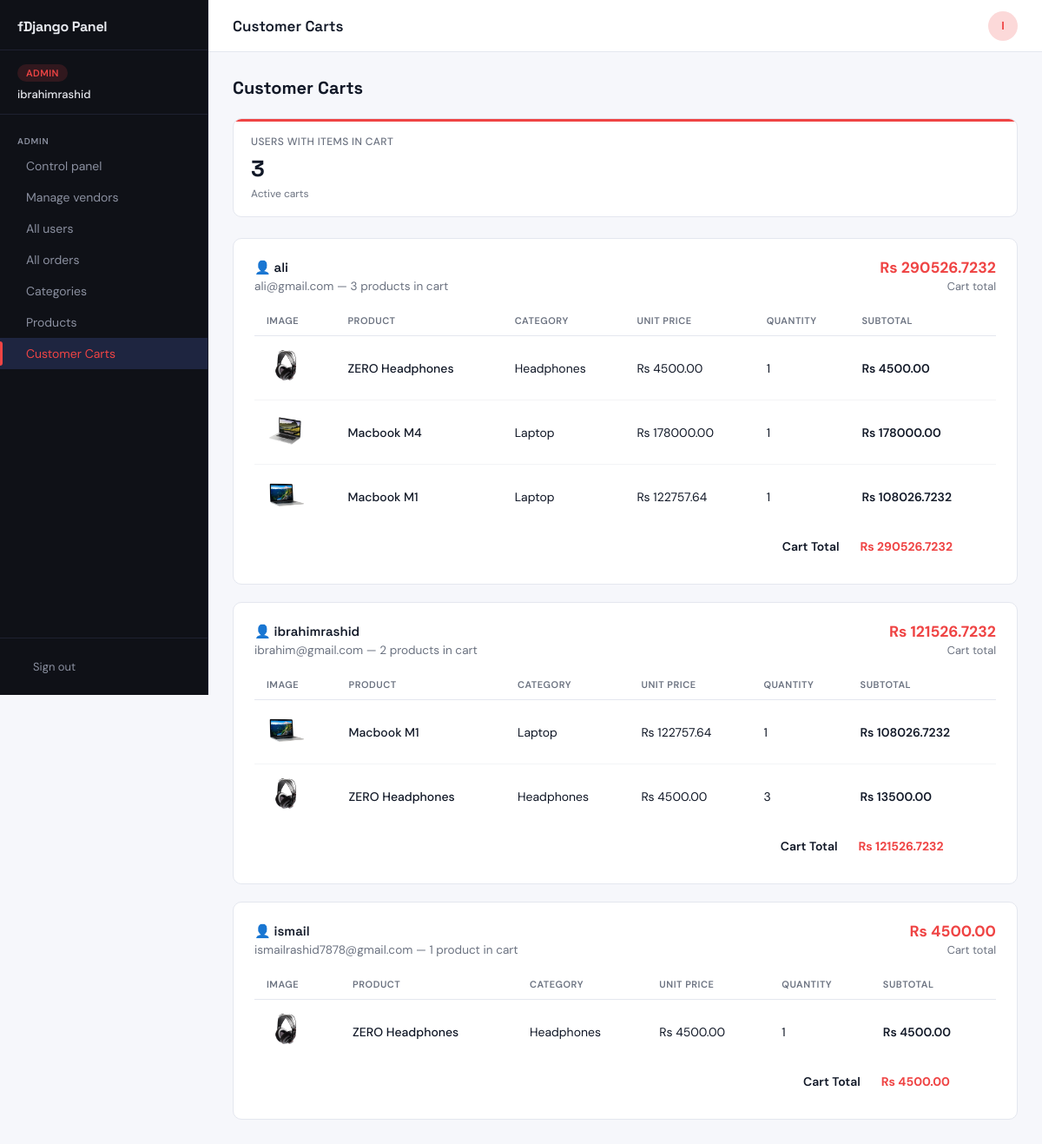
The app's page /panel/vendor/carts/ (signed in) with its own data.
### app/models.py (models this page shows, shortened)
class CustomUser(AbstractBaseUser, PermissionsMixin):
    ROLE_CHOICES = [
        ('customer', 'Customer'),
        ('vendor',   'Vendor'),
        ('admin',    'Admin'),
    ]
    VENDOR_STATUS_CHOICES = [
        ('not_vendor', 'Not a Vendor'),
        ('pending', 'Pending Approval'),
        ('approved', 'Approved'),
        ('rejected', 'Rejected'),
        ('suspended', 'Suspended'),
    ]
    email      = models.EmailField(unique=True)
    username   = models.CharField(max_length=150, unique=True)
    first_name = models.CharField(max_length=30, blank=True)
    last_name  = models.CharField(max_length=30, blank=True)
    is_active  = models.BooleanField(default=True)
    is_staff   = models.BooleanField(default=False)
    role        = models.CharField(max_length=20, choices=ROLE_CHOICES, default='customer')
    is_approved = models.BooleanField(default=False)  # admin approves vendors (deprecated, use vendor_status)
    vendor_status = models.CharField(max_length=20, choices=VENDOR_STATUS_CHOICES, default='not_vendor')
    vendor_approved_at = models.DateTimeField(null=True, blank=True)
    vendor_approved_by = models.ForeignKey('self', null=True, blank=True, on_delete=models.SET_NULL, related_name='approved_vendors')
    vendor_rejection_reason = models.TextField(null=True, blank=True)
    vendor_suspended_at = models.DateTimeField(null=True, blank=True)
    objects = CustomUserManager()
    USERNAME_FIELD  = "email"
    REQUIRED_FIELDS = []

class Cart(models.Model):
    user=models.ForeignKey(settings.AUTH_USER_MODEL, on_delete=models.CASCADE)
    product = models.ForeignKey(Product, on_delete=models.CASCADE)
    quantity = models.PositiveIntegerField(default=1)
    class Meta:
        unique_together = ('product','user')
    @property
    def subtotal(self):
        return self.quantity * self.product.discounted_price()

class Product(models.Model):
    domain = models.ForeignKey(SiteProfile, on_delete=models.CASCADE, related_name='products',null=True,blank=True)
    site=models.ForeignKey(SiteProfile,on_delete=models.CASCADE,null=True,blank=True)
    name = models.CharField(max_length=200)
    category = models.ForeignKey(Category, on_delete=models.CASCADE)
    vendor = models.ForeignKey(settings.AUTH_USER_MODEL, on_delete=models.CASCADE, related_name='products',null=True,blank=True)
    stock_qty = models.PositiveIntegerField(default=0)
    image = models.ImageField(upload_to='products/',null=True,blank=True)
    price = models.DecimalField(max_digits=10, decimal_places=2)
    company = models.CharField(max_length=100,default='Generic')
    description = models.TextField(default='No description available.')
    has_discount = models.BooleanField(default=False)
    discount_percent = models.PositiveIntegerField(blank=True, null=True)
    discount_start_date = models.DateTimeField(blank=True, null=True)
    discount_end_date = models.DateTimeField(blank=True, null=True)
    @property
    def discount_active(self):
        if not self.discount_start_date or not self.discount_end_date:
            return False
        now = timezone.now()
        return self.has_discount and self.discount_start_date <= now <= self.discount_end_date
    is_new = models.BooleanField(default=False)
    def discounted_price(self):
        if self.has_discount and self.discount_percent:
            return self.price - (self.price * self.discount_percent / 100)
        return self.price

class Category(models.Model):
    domain = models.ForeignKey(SiteProfile, on_delete=models.CASCADE, related_name='categories',null=True,blank=True)
    vendor = models.ForeignKey(settings.AUTH_USER_MODEL, on_delete=models.CASCADE, related_name='categories', null=True, blank=True)
    name = models.CharField(max_length=100)
    class Meta:
        pass

### app/views.py (the view)
# urls.py: path('panel/vendor/carts/',                            views.view_carts, name='view_carts'),
def view_carts(request):
    if not request.user.is_authenticated:
        return redirect('panel_login')
    if request.user.role == 'customer':
        return redirect('shop')
    if request.user.role == 'vendor':
        if request.user.vendor_status != 'approved':
            from django.contrib import messages as flash
            flash.error(request, 'You must be an approved vendor to access this page.')
            return redirect('panel_login')
        cart_items = Cart.objects.filter(
            product__vendor=request.user
        ).select_related('user', 'product').order_by('user__username')
    else:
        cart_items = Cart.objects.select_related('user', 'product').order_by('user__username')
    from collections import defaultdict
    carts_by_user = defaultdict(list)
    for item in cart_items:
        carts_by_user[item.user].append(item)
    cart_data = []
    for user, items in carts_by_user.items():
        total = sum(item.subtotal for item in items)
        cart_data.append({
            'user':  user,
            'items': items,
            'total': total,
            'count': len(items),
        })
    return render(request, 'custom_admin_templates/view_carts.html', {
        'cart_data':   cart_data,
        'total_carts': len(cart_data),
    })

### app/views.py (called while the page is built)
def current_site_profile(request):
    site=get_current_site(request)
    site_profile=SiteProfile.objects.get(site=site)
    return {'site_profile': site_profile}

### templates/custom_admin_templates/view_carts.html (shortened to what this page needs)
{% extends 'custom_admin_templates/base.html' %}
{% load static %}
{% block page_title %}Customer Carts{% endblock %}
{% block content %}
<div class="page-header">
  <h2>Customer Carts</h2>
</div>
<div class="stats-grid" style="margin-bottom:24px;">
  <div class="stat-card">
    <p class="stat-label">Users with items in cart</p>
    <p class="stat-value">{{ total_carts }}</p>
    <p class="stat-sub">Active carts</p>
  </div>
</div>
{% if not cart_data %}
  <div class="card" style="text-align:center; padding:40px;">
    <p style="color:var(--text-secondary); font-size:1.1rem;">
      No items in any cart right now.
    </p>
  </div>
{% else %}
  {% for cart in cart_data %}
  <div class="card" style="margin-bottom:20px;">
    <div class="page-header" style="margin-bottom:14px;">
      <div>
        <p class="card-title" style="margin:0;">
          👤 {{ cart.user.username }}
        </p>
        <p style="margin:4px 0 0; color:var(--text-secondary); font-size:0.85rem;">
          {{ cart.user.email }} — {{ cart.count }} product{{ cart.count|pluralize }} in cart
        </p>
      </div>
      <div style="text-align:right;">
        <p style="font-weight:700; font-size:1.1rem; color:var(--accent);">
          Rs {{ cart.total }}
        </p>
        <p style="margin:2px 0 0; color:var(--text-secondary); font-size:0.8rem;">
          Cart total
        </p>
      </div>
    </div>
    <div class="table-wrap">
      <table class="data-table">
        <thead>
          <tr>
            <th>Image</th>
            <th>Product</th>
            <th>Category</th>
            <th>Unit Price</th>
            <th>Quantity</th>
            <th>Subtotal</th>
          </tr>
        </thead>
        <tbody>
          {% for item in cart.items %}
          <tr>
            <td>
              {% if item.product.image %}
                <img src="{{ item.product.image.url }}"
                     style="width:45px; height:45px; object-fit:cover; border-radius:6px;">
              {% else %}
                <div style="width:45px; height:45px; background:#f0f0f0;
                            border-radius:6px; display:flex; align-items:center;
                            justify-content:center;">📦</div>
              {% endif %}
            </td>
            <td style="font-weight:500;">{{ item.product.name }}</td>
            <td>{{ item.product.category.name }}</td>
            <td>
              {% if item.product.discount_active %}
                <span style="text-decoration:line-through; color:#999; font-size:0.85rem;">
                  Rs {{ item.product.price }}
                </span>
                <span style="color:#22c55e; font-weight:600; display:block;">
                  Rs {{ item.product.discounted_price }}
                </span>
              {% else %}
                Rs {{ item.product.price }}
              {% endif %}
            </td>
            <td>{{ item.quantity }}</td>
            <td style="font-weight:600;">Rs {{ item.subtotal }}</td>
          </tr>
          {% endfor %}
        </tbody>
        <tfoot>
          <tr>
            <td colspan="5" style="text-align:right; padding:12px; font-weight:600;">
              Cart Total
            </td>
            <td style="padding:12px; font-weight:700; color:var(--accent);">
              Rs {{ cart.total }}
            </td>
          </tr>
        </tfoot>
      </table>
    </div>
  </div>
  {% endfor %}
{% endif %}
{% endblock %}

### templates/custom_admin_templates/base.html (shortened to what this page needs)
{% load static %}
<!DOCTYPE html>
<html lang="en">
<head>
  <link rel="stylesheet" href="{% static 'custom_admin_templates/css/panel.css' %}"/>
</head>
<body class="role-{{ request.user.role|default:'guest' }}">
<aside class="sidebar" id="sidebar">
  <div class="sidebar-header">
    <div class="logo">
      <span class="logo-text">fDjango Panel</span>
    </div>
  </div>
  <div class="role-badge-wrap">
    <div class="role-badge role-badge--{{ request.user.role|default:'guest' }}">
      {% if request.user.role == 'admin' %}Admin
      {% elif request.user.role == 'vendor' %}Vendor
      {% else %}Customer{% endif %}
    </div>
    <p class="sidebar-username">{{ request.user.get_full_name|default:request.user.username }}</p>
  </div>
  <nav class="sidebar-nav" aria-label="Panel navigation">
    {% if request.user.role == 'admin' %}
    <div class="nav-section">
      <span class="nav-label">Admin</span>
      <a href="{% url 'admin_dashboard' %}" class="nav-link {% if request.resolver_match.url_name == 'admin_dashboard' %}active{% endif %}">
         Control panel
      </a>
      <a href="{% url 'manage_vendors' %}" class="nav-link {% if request.resolver_match.url_name == 'manage_vendors' %}active{% endif %}">
         Manage vendors
      </a>
      <a href="{% url 'manage_users' %}" class="nav-link {% if request.resolver_match.url_name == 'manage_users' %}active{% endif %}">
         All users
      </a>
      <a href="{% url 'all_orders' %}" class="nav-link {% if request.resolver_match.url_name == 'all_orders' %}active{% endif %}">
         All orders
      </a>
      <a href="{% url 'manage_categories' %}" class="nav-link ">
         Categories
      </a>
      <a href="{% url 'my_products' %}" class="nav-link {% if request.resolver_match.url_name == 'my_products' %}active{% endif %}">
         Products
      </a>
      <a href="{% url 'view_carts' %}" class="nav-link {% if request.resolver_match.url_name == 'view_carts' %}active{% endif %}">
         Customer Carts
      </a>
    </div>
    {% endif %}
  </nav>
  <div class="sidebar-footer">
    <form method="post" action="{% url 'panel_logout' %}">
      <button type="submit" class="logout-btn">
         Sign out
      </button>
    </form>
  </div>
</aside>
<div class="layout-wrap">
  <header class="topbar">
    <h1 class="page-title">{% block page_title %}Dashboard{% endblock %}</h1>
    <div class="topbar-right">
      <span class="topbar-avatar">{{ request.user.username|first|upper }}</span>
    </div>
  </header>
  <main class="main-content">
    {% block content %}{% endblock %}
  </main>
</div>
</body>
</html>

### records on screen
CustomUser: user.get_full_name "ibrahimrashid", user.username|first "I", user.username "ibrahimrashid", user.email "ibrahim@gmail.com", count "2", total "121526.7232"
CustomUser: user.username "ali", user.email "ali@gmail.com", count "3", total "290526.7232"
Cart: product.image (picture), product.name "ZERO Headphones", product.category.name "Headphones", product.price "4500.00", quantity "1", subtotal "4500.00"
Cart: product.image (picture), product.name "Macbook M4", product.category.name "Laptop", product.price "178000.00", quantity "1", subtotal "178000.00"
Cart: product.image (picture), product.name "Macbook M1", product.category.name "Laptop", product.price "122757.64", quantity "1", subtotal "108026.7232"
Cart: product.image (picture), product.name "Macbook M1", product.category.name "Laptop", product.price "122757.64", quantity "1", subtotal "108026.7232"
Cart: product.image (picture), product.name "ZERO Headphones", product.category.name "Headphones", product.price "4500.00", quantity "3", subtotal "13500.00"
CustomUser: user.username "ismail", user.email "ismailrashid7878@gmail.com", count "1", total "4500.00"
Cart: product.image (picture), product.name "ZERO Headphones", product.category.name "Headphones", product.price "4500.00", quantity "1", subtotal "4500.00"

### other values on screen
{{ total_carts }} "3"
